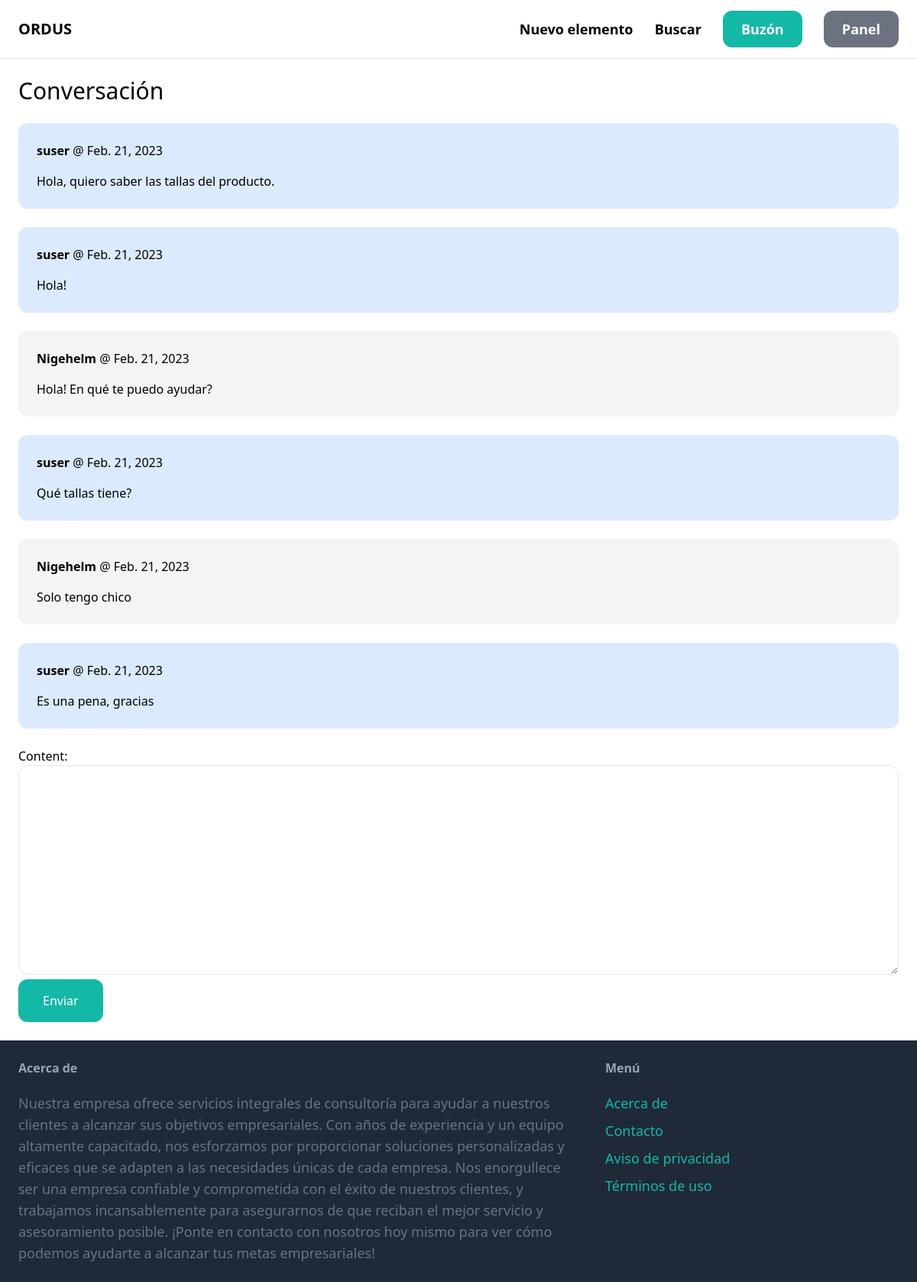
Screenshot of /inbox/1/ (signed in) with the database file from the repository.
### conversation/models.py (models this page shows)
class ConversationMessage(models.Model):
    conversation = models.ForeignKey(Conversation, related_name='messages', on_delete= models.CASCADE)
    content = models.TextField()
    created_at = models.DateField(auto_now_add=True)
    created_by = models.ForeignKey(User, related_name='created_messages', on_delete=models.CASCADE)

### conversation/views.py (the view)
# urls.py: path('<int:pk>/', views.detail, name='detail'),
@login_required
def detail(request, pk):
    conversation = Conversation.objects.filter(members__in=[request.user.id]).get(pk=pk)
    if request.method == 'POST':
        form = ConversationMessageForm(request.POST)
        if form.is_valid():
            conversation_message = form.save(commit=False)
            conversation_message.conversation = conversation
            conversation_message.created_by = request.user
            conversation_message.save()
            conversation.save()
            return redirect('conversation:detail', pk=pk)
    else:
        form = ConversationMessageForm()
    return render(request, 'conversation/detail.html', {
        'conversation': conversation,
        'form': form,
    })

### conversation/forms.py
class ConversationMessageForm(forms.ModelForm):
    class Meta:
        model=ConversationMessage
        fields = ('content',)
        widgets = {
            'content': forms.Textarea(attrs ={
                'class': 'w-full py-4 px-6 rounded-xl border'
            })
        }

### conversation/templates/conversation/detail.html (shortened to what this page needs)
{% extends 'core/base.html' %}
{% block content %}
<h1 class="mb-6 text-3xl">Conversación</h1>
<div class="space-y-6">
    {% for message in conversation.messages.all %}
        <div class="p-6 flex {% if message.created_by == request.user %} bg-blue-100 {% else %} bg-gray-100 {% endif %} rounded-xl">
            <div>
                <p class="mb-4"><strong>{{ message.created_by.username }}</strong> @ {{ message.created_at }}</p>
                <p>{{ message.content }}</p>
            </div>
        </div>
    {% endfor %}
</div>
<form method="post" action="." class="mt-6">
    {{ form.as_p }}
    <button class='py-4 px-8 test-lg bg-teal-500 hover:bg-teal-700 rounded-xl text-white'>Enviar</button>
</form>
{% endblock %}

### rows the page displays
ConversationMessage: created_by.username "suser", created_at "Feb. 21, 2023", content "Hola, quiero saber las tallas del producto."
ConversationMessage: created_by.username "suser", created_at "Feb. 21, 2023", content "Hola!"
ConversationMessage: created_by.username "Nigehelm", created_at "Feb. 21, 2023", content "Hola! En qué te puedo ayudar?"
ConversationMessage: created_by.username "suser", created_at "Feb. 21, 2023", content "Qué tallas tiene?"
ConversationMessage: created_by.username "Nigehelm", created_at "Feb. 21, 2023", content "Solo tengo chico"
ConversationMessage: created_by.username "suser", created_at "Feb. 21, 2023", content "Es una pena, gracias"
